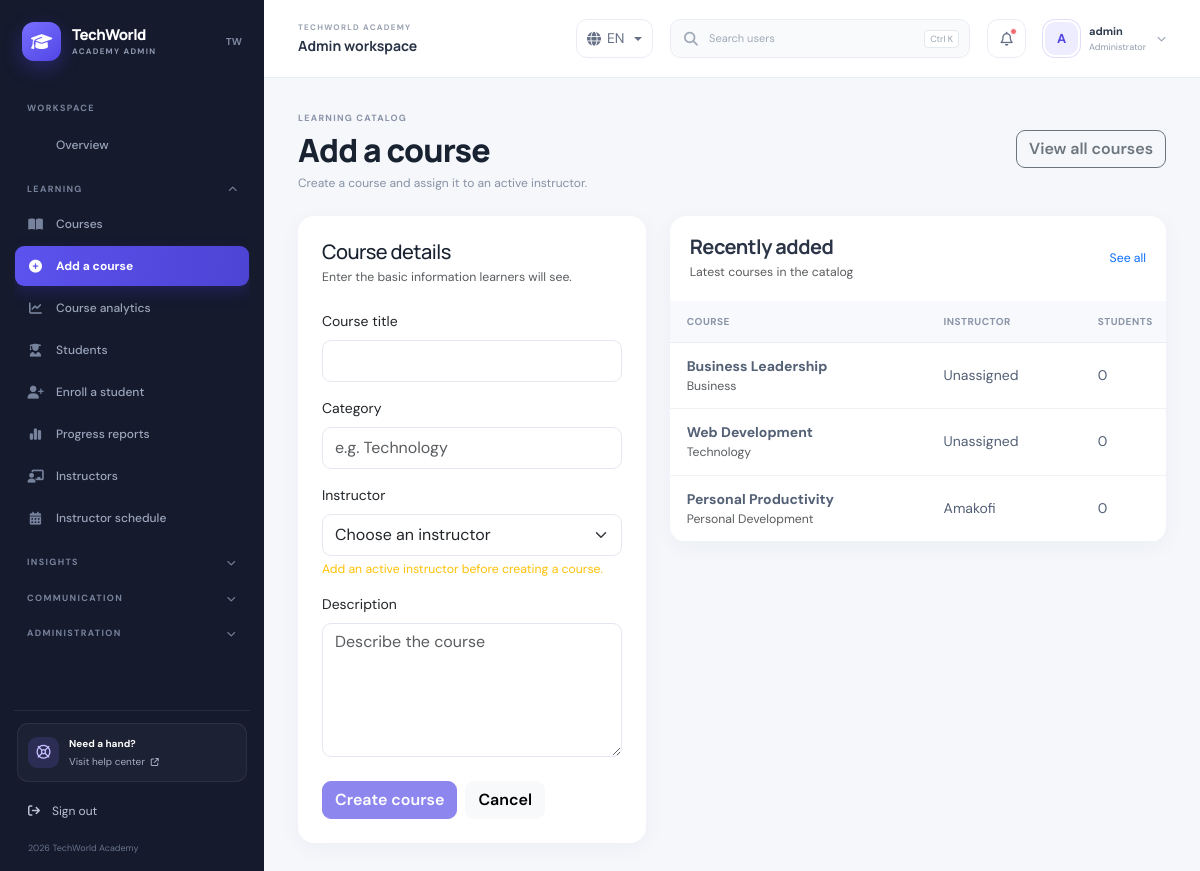
/Admin-dashboard/Courses/add_course/add_course.php (signed in), run on the app's committed database.
### tables this page shows
CREATE TABLE `courses` (
  `id` int(11) NOT NULL,
  `title` varchar(100) NOT NULL,
  `description` text DEFAULT NULL,
  `thumbnail` varchar(255) DEFAULT NULL,
  `category` varchar(50) DEFAULT NULL,
  `instructor_id` int(11) DEFAULT NULL,
  `category_id` int(11) DEFAULT NULL,
  `created_at` timestamp NOT NULL DEFAULT current_timestamp(),
  `status` varchar(255) NOT NULL DEFAULT 'active',
  `is_published` tinyint(1) DEFAULT 1,
  `is_active` tinyint(1) DEFAULT 1,
  `price` decimal(10,2) DEFAULT 0.00,
  `updated_at` timestamp NOT NULL DEFAULT current_timestamp() ON UPDATE current_timestamp(),
  `level` varchar(50) DEFAULT 'Beginner',
  `duration` varchar(50) DEFAULT '40 hours'
);

### Admin-dashboard/Courses/add_course/add_course.php (the view, shortened to what this page needs)
<?php
$pdo=get_db(); $token=generate_csrf_token(); $message=''; $messageType='success';
$instructors=$pdo->query("SELECT id,COALESCE(full_name,username) AS display_name FROM users WHERE role='instructor' AND status='active' ORDER BY display_name")->fetchAll();
$q=$pdo->query("SELECT c.id,c.title,c.category,c.created_at,COALESCE(u.full_name,u.username,'Unassigned') AS instructor,(SELECT COUNT(*) FROM enrollments e WHERE e.course_id=c.id) AS enrolled_count FROM courses c LEFT JOIN users u ON u.id=c.instructor_id ORDER BY c.created_at DESC LIMIT 8");$recent=$q->fetchAll();
include(__DIR__.'/../../includes/header/header.php');include(__DIR__.'/../../includes/navbar/navbar.php');include(__DIR__.'/../../includes/sidebar/sidebar.php');
?>
<main class="main-content"><div class="container-fluid"><div class="page-heading"><div><span class="page-kicker">LEARNING CATALOG</span><h1>Add a course</h1><p>Create a course and assign it to an active instructor.</p></div><a class="btn btn-outline-secondary" href="/Admin-dashboard/Courses/all_courses/all_courses.php">View all courses</a></div>
<div class="row g-4"><div class="col-xl-5"><section class="card border-0"><div class="card-body p-4"><h2 class="h5 mb-1">Course details</h2><p class="text-muted small mb-4">Enter the basic information learners will see.</p><form method="post"><input type="hidden" name="csrf_token" value="<?=htmlspecialchars($token,ENT_QUOTES,'UTF-8')?>"><input type="hidden" name="add_course" value="1"><div class="mb-3"><label class="form-label" for="courseName">Course title</label><input class="form-control" id="courseName" name="course_name" maxlength="100" required></div><div class="mb-3"><label class="form-label" for="courseCategory">Category</label><input class="form-control" id="courseCategory" name="category" maxlength="50" placeholder="e.g. Technology"></div><div class="mb-3"><label class="form-label" for="courseInstructor">Instructor</label><select class="form-select" id="courseInstructor" name="instructor_id" required><option value="">Choose an instructor</option><?php foreach($instructors as $i):?><option value="<?=(int)$i['id']?>"><?=htmlspecialchars($i['display_name'],ENT_QUOTES,'UTF-8')?></option><?php endforeach;?></select><?php if(!$instructors):?><div class="form-text text-warning">Add an active instructor before creating a course.</div><?php endif;?></div><div class="mb-4"><label class="form-label" for="courseDescription">Description</label><textarea class="form-control" id="courseDescription" name="description" rows="5" placeholder="Describe the course"></textarea></div><div class="d-flex gap-2"><button class="btn btn-primary" type="submit" <?=$instructors?'':'disabled'?>>Create course</button><a class="btn btn-light" href="/Admin-dashboard/Courses/all_courses/all_courses.php">Cancel</a></div></form></div></section></div>
<div class="col-xl-7"><section class="card border-0"><div class="table-toolbar"><div><h2 class="h5 mb-1">Recently added</h2><div class="text-muted small">Latest courses in the catalog</div></div><a class="small text-decoration-none" href="/Admin-dashboard/Courses/all_courses/all_courses.php">See all</a></div><div class="table-responsive"><table class="table admin-table mb-0"><thead><tr><th>Course</th><th>Instructor</th><th>Students</th><th>Created</th></tr></thead><tbody><?php if(!$recent):?><tr><td colspan="4" class="text-center text-muted py-4">No courses yet.</td></tr><?php endif;?><?php foreach($recent as $c):?><tr><td><strong><?=htmlspecialchars($c['title'],ENT_QUOTES,'UTF-8')?></strong><small class="d-block text-muted"><?=htmlspecialchars($c['category']?:'Uncategorized',ENT_QUOTES,'UTF-8')?></small></td><td><?=htmlspecialchars($c['instructor'],ENT_QUOTES,'UTF-8')?></td><td><?=(int)$c['enrolled_count']?></td><td><?=htmlspecialchars(date('M j, Y',strtotime($c['created_at'])),ENT_QUOTES,'UTF-8')?></td></tr><?php endforeach;?></tbody></table></div></section></div></div></div></main>
<?php include(__DIR__.'/../../includes/footer/footer.php');?>

### Admin-dashboard/css/dashboard.css (style rules this page uses)
:root { --admin-sidebar-width: 264px; --admin-topbar-height: 78px; --admin-ink: #182230; --admin-muted: #8490a3; --admin-border: #e9edf3; --admin-canvas: #f5f7fb; --admin-primary: #5146e5; --admin-sidebar: #151a2d; --admin-sidebar-muted: #9ba5bb; }
* { box-sizing: border-box; }
html { min-width: 320px; }
body.admin-body { margin: 0; background: var(--admin-canvas); color: var(--admin-ink); font-family: 'DM Sans', system-ui, sans-serif; font-size: 14px; }
.admin-body h1, .admin-body h2, .admin-body h3, .admin-body h4, .admin-body h5 { color: var(--admin-ink); font-family: Manrope, 'DM Sans', sans-serif; letter-spacing: -.025em; }
.admin-body .card { border: 1px solid var(--admin-border); border-radius: 16px; box-shadow: 0 5px 22px rgba(27, 39, 67, .045); }
.admin-body .btn { border-radius: 9px; font-weight: 600; }
.admin-body .btn-primary { background: var(--admin-primary); border-color: var(--admin-primary); }
.admin-body .form-control, .admin-body .form-select { border-color: #e3e8f0; border-radius: 9px; min-height: 42px; }
.main-content { min-height: 100vh; margin-left: var(--admin-sidebar-width); padding-top: var(--admin-topbar-height); }
.main-content > .container-fluid { padding: 28px 34px !important; }
.admin-body .table { --bs-table-bg: transparent; }
.admin-body .table thead th { border-bottom-color: var(--admin-border); color: #8a95a7; background: #f8f9fc; font-size: 10px; font-weight: 700; letter-spacing: .05em; text-transform: uppercase; }
.admin-body .table td { border-bottom-color: #f0f2f6; color: #536075; vertical-align: middle; }
.page-heading { display:flex;align-items:center;justify-content:space-between;gap:18px;margin-bottom:24px }
.page-heading h1 { margin:4px 0 5px;font-size:clamp(25px,3vw,32px);font-weight:800 }
.page-heading p { margin:0;color:#8792a5;font-size:12px }
.page-kicker { color:#8a93a7;font-size:9px;font-weight:700;letter-spacing:.14em }
.table-toolbar { display:flex;align-items:center;justify-content:space-between;gap:16px;padding:19px 20px }
.table-toolbar h2 { color:#2b3547;font-weight:700 }
.admin-table { min-width:700px }
.admin-table th,.admin-table td { padding:13px 17px!important }

### data on the page
courses: title "Business Leadership", category "Business", instructor "Unassigned", enrolled_count "0"
courses: title "Web Development", category "Technology", instructor "Unassigned", enrolled_count "0"
courses: title "Personal Productivity", category "Personal Development", instructor "Amakofi", enrolled_count "0"

### other printed values
$dashboardLanguage "EN"
substr((string)($_SESSION['username'] ?? 'A'), 0, 1) "A"
$_SESSION['username'] "admin"
$groupName "LEARNING"
$label "Courses"
$label "Add a course"
$label "Course analytics"
$label "Students"
$label "Enroll a student"
$label "Progress reports"
$label "Instructors"
$label "Instructor schedule"
$groupName "INSIGHTS"
$groupName "COMMUNICATION"
$groupName "ADMINISTRATION"
